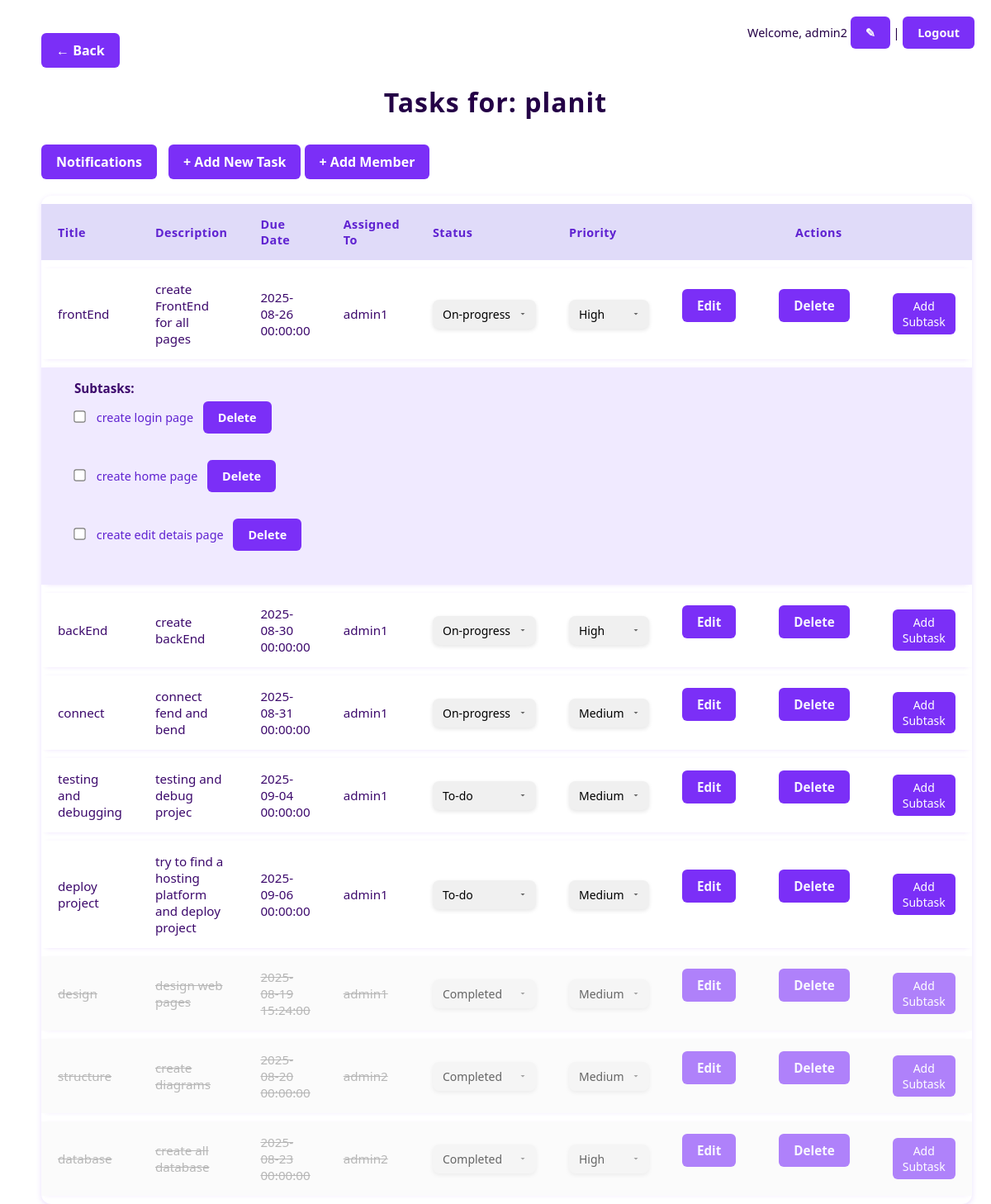
The app's page /index.php?project_id=1 (signed in) with its own data.
### tables this page shows
CREATE TABLE `projects` (
  `id` int(11) NOT NULL,
  `name` varchar(100) NOT NULL,
  `description` text DEFAULT NULL,
  `created_by` int(11) NOT NULL,
  `created_at` timestamp NOT NULL DEFAULT current_timestamp()
);

CREATE TABLE `tasks` (
  `id` int(11) NOT NULL,
  `title` varchar(255) NOT NULL,
  `description` text DEFAULT NULL,
  `project_id` int(11) NOT NULL,
  `assigned_to` int(11) DEFAULT NULL,
  `user_id` int(11) NOT NULL,
  `status` enum('To-do','on-progress','completed') DEFAULT 'To-do',
  `priority` enum('Low','Medium','High') DEFAULT 'Medium',
  `due_date` datetime DEFAULT NULL,
  `created_at` timestamp NOT NULL DEFAULT current_timestamp(),
  `updated_at` timestamp NOT NULL DEFAULT current_timestamp() ON UPDATE current_timestamp(),
  `notified` tinyint(1) DEFAULT 0
);

CREATE TABLE `users` (
  `id` int(11) NOT NULL,
  `username` varchar(50) NOT NULL,
  `email` varchar(100) NOT NULL,
  `password` varchar(255) NOT NULL,
  `email_verified` tinyint(1) DEFAULT 0,
  `created_at` timestamp NOT NULL DEFAULT current_timestamp()
);

CREATE TABLE `subtasks` (
  `id` int(11) NOT NULL,
  `title` varchar(255) NOT NULL,
  `task_id` int(11) NOT NULL,
  `status` enum('To-do','completed') DEFAULT 'To-do',
  `created_at` timestamp NOT NULL DEFAULT current_timestamp()
);

### index.php (the view, shortened to what this page needs)
<?php
require 'db.php';
$user_id = $_SESSION['user_id'];
$project_id = isset($_GET['project_id']) ? (int) $_GET['project_id'] : 0;
$project_name = "All Tasks";
if ($project_id) {
    $stmt = $conn->prepare("
        SELECT name
        FROM projects
        WHERE id=?
        AND (created_by=? OR id IN (
            SELECT project_id FROM project_members WHERE user_id=?
        ))
    ");
    $stmt->bind_param("iii", $project_id, $user_id, $user_id);
    $stmt->execute();
    $result = $stmt->get_result();
    if ($result->num_rows > 0) {
        $project = $result->fetch_assoc();
        $project_name = htmlspecialchars($project['name']);
    } else {
        $project_id = 0;
    }
}
if ($project_id) {
    $sql = "SELECT t.*, u.username AS assigned_user
            FROM tasks t
            LEFT JOIN users u ON t.assigned_to = u.id
            WHERE t.project_id = $project_id
            ORDER BY CASE WHEN t.status='completed' THEN 1 ELSE 0 END, t.due_date ASC";
} else {
    $sql = "SELECT t.*, u.username AS assigned_user
            FROM tasks t
            LEFT JOIN users u ON t.assigned_to = u.id
            WHERE t.user_id = $user_id
            ORDER BY CASE WHEN t.status='completed' THEN 1 ELSE 0 END, t.due_date ASC";
}
$result = $conn->query($sql);
?>
<!DOCTYPE html>
<html>
<head>
    <link rel="stylesheet" href="style.css">
</head>
<body>
    <a href="javascript:history.back()" class="back-button">&#8592; Back</a>
    <div class="top-right">
        Welcome, <?php echo htmlspecialchars($_SESSION['username']); ?>
        <a href="edit_profile.php" title="Edit Profile">&#9998;</a> |
        <a href="logout.php">Logout</a>
    </div>
    <h1>Tasks for: <?php echo $project_name; ?></h1>
    <a href="notification.php" style="margin-right:10px;">Notifications</a>
    <a href="add_task.php?project_id=<?php echo $project_id; ?>">+ Add New Task</a>
    <a href="collab.php?project_id=<?php echo $project_id; ?>">+ Add Member</a>
    <table>
        <thead>
            <tr>
                <th>Title</th>
                <th>Description</th>
                <th>Due Date</th>
                <th>Assigned To</th>
                <th>Status</th>
                <th>Priority</th>
                <th colspan="3" style="text-align:center;">Actions</th>
            </tr>
        </thead>
        <tbody>
            <?php if ($result->num_rows === 0): ?>
                <tr>
                    <td colspan="9" style="text-align:center; padding:20px;">No tasks yet.</td>
                </tr>
            <?php else: ?>
                <?php while ($task = $result->fetch_assoc()): ?>
                    <tr class="task-row <?php echo ($task['status'] == 'completed') ? 'completed-task' : ''; ?>">
                        <td><?php echo htmlspecialchars($task['title']); ?></td>
                        <td><?php echo htmlspecialchars($task['description']); ?></td>
                        <td><?php echo htmlspecialchars($task['due_date']); ?></td>
                        <td><?php echo htmlspecialchars($task['assigned_user'] ?? 'Unassigned'); ?></td>
                        <td>
                            <select onchange="updateStatus(<?php echo $task['id']; ?>, this.value, this.closest('tr'))">
                                <option value="To-do" <?php echo ($task['status'] == 'To-do') ? 'selected' : ''; ?>>To-do</option>
                                <option value="on-progress" <?php echo ($task['status'] == 'on-progress') ? 'selected' : ''; ?>>
                                    On-progress</option>
                                <option value="completed" <?php echo ($task['status'] == 'completed') ? 'selected' : ''; ?>>
                                    Completed
                                </option>
                            </select>
                        </td>
                        <td>
                            <select onchange="updatePriority(<?php echo $task['id']; ?>, this.value)">
                                <option value="High" <?php echo ($task['priority'] == 'High') ? 'selected' : ''; ?>>High</option>
                                <option value="Medium" <?php echo ($task['priority'] == 'Medium') ? 'selected' : ''; ?>>Medium
                                </option>
                            </select>
                        </td>
                        <td><a href="edit_task.php?id=<?php echo $task['id']; ?>">Edit</a></td>
                        <td><a href="delete_task.php?id=<?php echo $task['id']; ?>"
                                onclick="return confirm('Delete this task?');">Delete</a></td>
                        <td><button class="toggleSubtaskBtn">Add Subtask</button></td>
                    </tr>
                    <?php
                    $task_id = $task['id'];
                    if ($task['status'] != 'completed') {
                        $subtask_sql = "SELECT * FROM subtasks WHERE task_id=$task_id ORDER BY created_at ASC";
                        $subtask_result = $conn->query($subtask_sql);
                        if ($subtask_result->num_rows > 0): ?>
                            <tr class="subtask-row" style="display:table-row;">
                                <td colspan="9" style="padding-left:40px; background:#f0eaff;">
                                    <strong>Subtasks:</strong>
                                    <ul>
                                        <?php while ($subtask = $subtask_result->fetch_assoc()):
                                            $checked = ($subtask['status'] == 'completed') ? "checked" : ""; ?>
                                            <li>
                                                <input type="checkbox" class="subtask-toggle"
                                                    data-subtask-id="<?php echo $subtask['id']; ?>" <?php echo $checked; ?>>
                                                <?php echo htmlspecialchars($subtask['title']); ?>
                                                <a href="delete_subtask.php?id=<?php echo $subtask['id']; ?>&task_id=<?php echo $task_id; ?>&project_id=<?php echo $project_id; ?>"
                                                    style="color:white; margin-left:8px;">Delete</a>
                                            </li>
                                        <?php endwhile; ?>
                                    </ul>
                                </td>
                            </tr>
                        <?php endif; ?>
                    <?php } ?>
                <?php endwhile; ?>
            <?php endif; ?>
        </tbody>
    </table>
</body>
</html>

### style.css (style rules this page uses)
* { box-sizing: border-box; margin: 0; padding: 0; font-family: 'Segoe UI', Tahoma, Geneva, Verdana, sans-serif; }
html, body { width: 100%; height: 100%; padding: 20px; }
h1 { text-align: center; margin-bottom: 30px; font-weight: 700; color: #240046; letter-spacing: 1px; }
a { display: inline-block; background-color: #7b2ff7; color: white; text-align: right; padding: 10px 18px; border-radius: 6px; text-decoration: none; font-weight: 600; transition: background-color 0.3s ease; margin-bottom: 20px; }
.top-right { position: absolute; top: 20px; right: 20px; font-size: 0.9rem; color: #240046; }
.top-right a { color: #fbfbfc; text-decoration: none; font-weight: 600; }
table { width: 100%; border-collapse: separate; border-spacing: 0 10px; background: white; box-shadow: 0 2px 6px rgb(123 47 247 / 0.15); border-radius: 12px; overflow: hidden; }
thead tr { background-color: #e0dbf9; text-align: left; }
thead th { padding: 15px 20px; font-weight: 700; color: #5f22d1; letter-spacing: 0.03em; font-size: 0.9rem; }
tbody tr { background-color: #fff; box-shadow: 0 1px 4px rgb(123 47 247 / 0.1); transition: transform 0.2s ease; cursor: default; border-radius: 10px; }
tbody td { padding: 15px 20px; vertical-align: middle; font-size: 0.95rem; color: #3c096c; }
tbody td a { color: #9d4edd; font-weight: 600; margin-right: 12px; transition: color 0.3s ease; color: #f5f3ff; }
ul { list-style: none; padding-left: 0; }
ul li { padding: 6px 0; font-size: 0.9rem; color: #5f22d1; }
ul li input[type="checkbox"] { margin-right: 10px; transform: scale(1.1); cursor: pointer; }
tbody select { appearance: none; -webkit-appearance: none; -moz-appearance: none; border: none; background: #f0f0f0; padding: 8px 12px; border-radius: 8px; box-shadow: 0 2px 5px rgba(0, 0, 0, 0.1); font-size: 14px; cursor: pointer; transition: all 0.2s ease; }
tbody select { background-repeat: no-repeat; background-position: right 10px center; background-size: 12px; padding-right: 30px; }
tbody select option { padding: 8px; font-size: 14px; background-color: #fff; color: #333; }
.completed-task td { text-decoration: line-through; color: #888; background-color: #f9f9f9; }
.toggleSubtaskBtn { background-color: #7b2ff7; color: white; padding: 6px 12px; border: none; border-radius: 6px; cursor: pointer; font-size: 14px; transition: background-color 0.3s ease, transform 0.2s ease; }
@media (min-width: 901px) and (max-width: 1200px) { body { padding: 20px 30px; } }
@media (min-width: 901px) and (max-width: 1200px) { table { font-size: 1rem; } }

### index.php (style rules this page uses)
.completed-task { opacity: 0.6; }

### records on screen
projects: name "planit"
tasks: title "frontEnd", description "create FrontEnd for all pages", due_date "2025-08-26 00:00:00", assigned_to.username "admin1", status+id "On-progress", priority+id "High"
subtasks: title "create login page"
subtasks: title "create home page"
subtasks: title "create edit detais page"
tasks: title "backEnd", description "create backEnd", due_date "2025-08-30 00:00:00", assigned_to.username "admin1", status+id "On-progress", priority+id "High"
tasks: title "connect", description "connect fend and bend", due_date "2025-08-31 00:00:00", assigned_to.username "admin1", status+id "On-progress", priority+id "Medium"
tasks: title "testing and debugging", description "testing and debug projec", due_date "2025-09-04 00:00:00", assigned_to.username "admin1", status+id "To-do", priority+id "Medium"
tasks: title "deploy project", description "try to find a hosting platform and deploy project", due_date "2025-09-06 00:00:00", assigned_to.username "admin1", status+id "To-do", priority+id "Medium"
tasks: title "design", description "design web pages", due_date "2025-08-19 15:24:00", assigned_to.username "admin1", status+id "Completed", priority+id "Medium"
tasks: title "structure", description "create diagrams", due_date "2025-08-20 00:00:00", assigned_to.username "admin2", status+id "Completed", priority+id "Medium"
tasks: title "database", description "create all database", due_date "2025-08-23 00:00:00", assigned_to.username "admin2", status+id "Completed", priority+id "High"

### other values on screen
$_SESSION['username'] "admin2"
